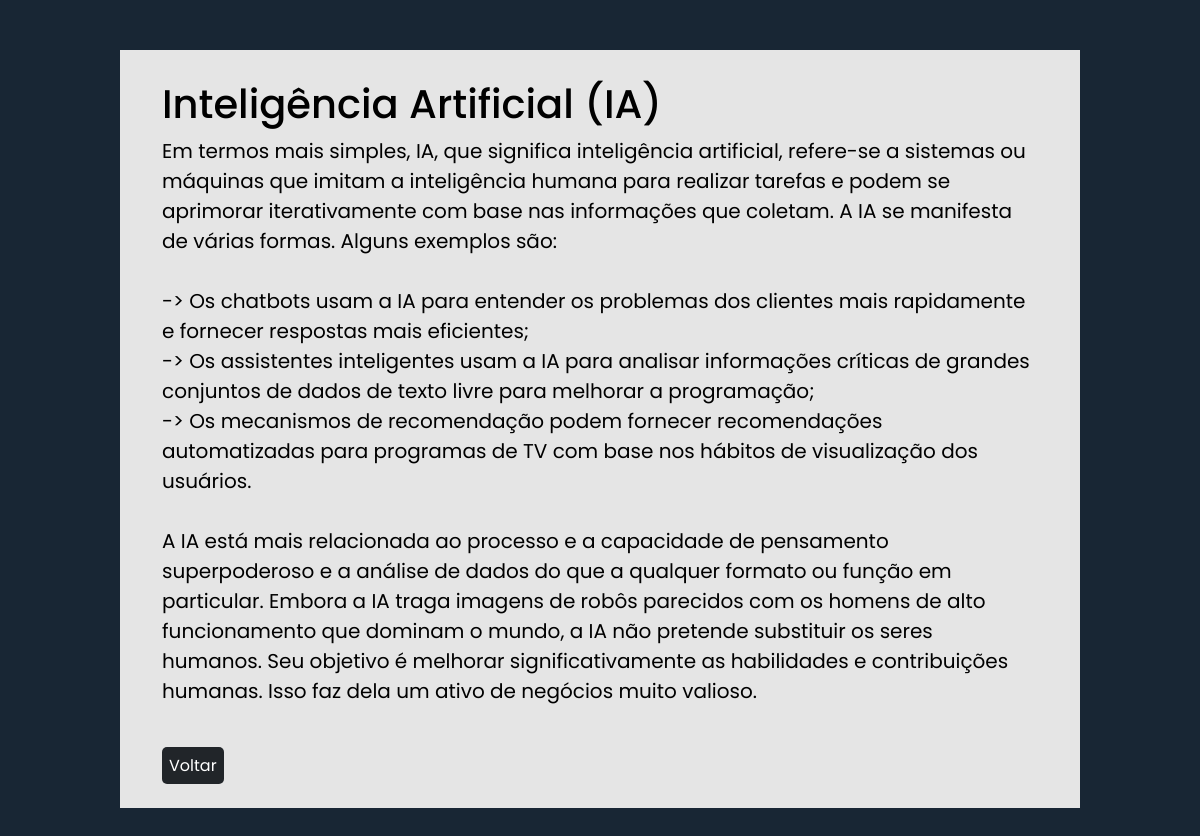
Page /artigo.php?id=1 on the committed database.
### tables this page shows
CREATE TABLE `artigos` (
  `id` int(11) NOT NULL,
  `titulo` text NOT NULL,
  `conteudo` text NOT NULL
);

### src/Artigo.php (called while the page is built, shortened)
<?php
class Artigo
{
    private $mysql;
    public function __construct(mysqli $mysql)
    {
        $this->mysql = $mysql;
    }
    public function encontrarPorId(string $id): array
    {
        $selecionaArtigo = $this->mysql->prepare("SELECT id, titulo, conteudo FROM artigos WHERE id = ?");
        $selecionaArtigo->bind_param('s', $id);
        $selecionaArtigo->execute();
        $artigo = $selecionaArtigo->get_result()->fetch_assoc();
        return $artigo;
    }
}

### artigo.php (the view, shortened to what this page needs)
<?php
require 'Lib/conexao.php';
require 'src/Artigo.php';
$obj_artigo = new Artigo($mysql);
$artigo = $obj_artigo->encontrarPorId($_GET['id']);
?>
<!DOCTYPE html>
<html lang="pt-br">
<head>
    <link href="https://cdn.jsdelivr.net/npm/bootstrap@5.2.1/dist/css/bootstrap.min.css" rel="stylesheet">
    <link href="CSS/style.css" rel="stylesheet">
</head>
<body>
    <div id="container ">
        <div class="row conteudo-artigo">
            <div class="col-12">
                <h1 class="text-black">
                    <?php echo $artigo['titulo']; ?>
                </h1>
                <p class="text-black mb-5 fs-5">
                    <?php echo nl2br($artigo['conteudo']); ?>
                </p>
                <div>
                    <a class="btn-custom" href="index.php">Voltar</a>
                </div>
            </div>
        </div>
    </div>
</body>
</html>

### CSS/style.css (style rules this page uses)
body { background-color: #182634; font-family: 'Poppins', sans-serif; }
a { text-decoration: none; }
.conteudo-artigo { max-width: 80%; display: block; margin: 0 auto; margin-top: 50px; margin-bottom: 50px; padding: 30px; background-color: #e5e5e5; }
.btn-custom { padding: 7px; color: #FFF; BACKGROUND-COLOR: #212529; border-radius: 5px; width: max-content; }

### rows in the picture
artigos: titulo "Inteligência Artificial (IA)", conteudo "Em termos mais simples, IA, que significa inteligência artificial, refere-se a sistemas ou máquinas que imitam a inteligência humana para realizar tarefas e podem se aprimorar iterativamente com base nas informações que coletam. A IA se manifesta de várias formas. Alguns exemplos são: -> Os chatbots usam a IA para entender os problemas dos clientes mais rapidamente e fornecer respostas mais eficientes; -> Os assistentes inteligentes usam a IA para analisar informações críticas de grandes conjuntos de dados de texto livre para melhorar a programação; -> Os mecanismos de recomendação podem fornecer recomendações automatizadas para programas de TV com base nos hábitos de visualização dos…"
